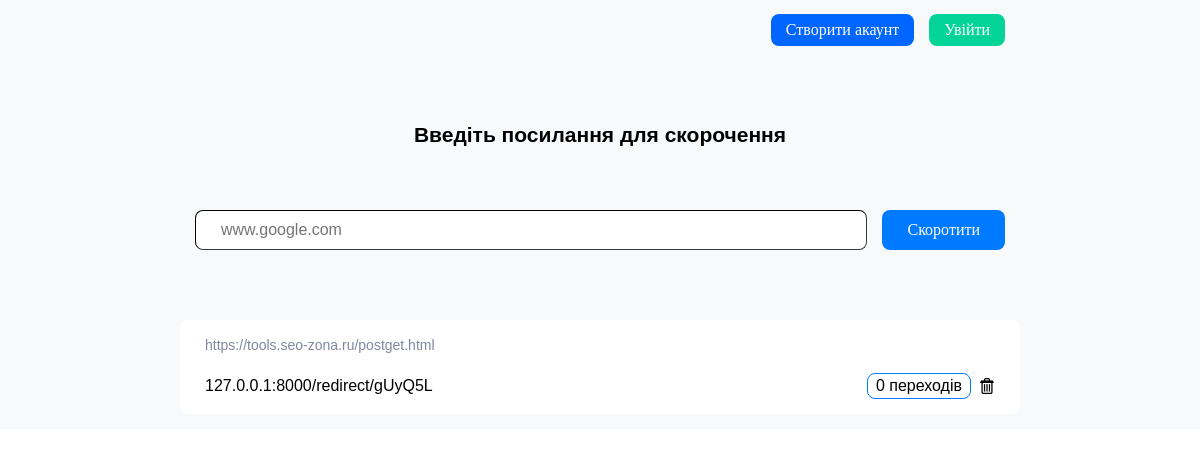
Before: / with the older database file.
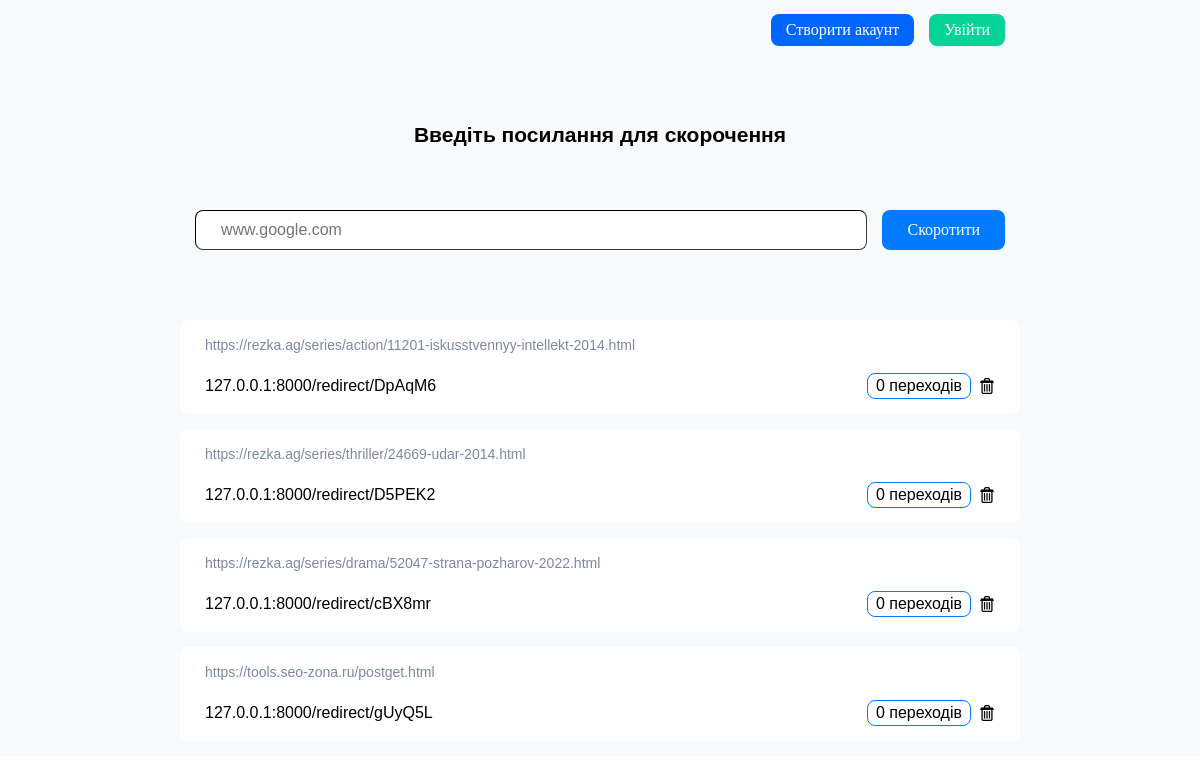
After: the same page with the newer database file.
### urlshorded/models.py (models this page shows, shortened)
class Links(models.Model):
    main_links = models.TextField(blank=False)
    short_links = models.TextField(blank=False)
    deleted = models.BooleanField(default=False)
    owner_id = models.ForeignKey(User, on_delete=models.CASCADE, null=True)
    owner_ip = models.ForeignKey('Guests', on_delete=models.CASCADE, null=True)
    def get_guest_data(self, ip='127.0.0.1'):
        guest = Guests()
        id_guest = guest.get_id_guests(ip)
        list_items = Links.objects.raw(
            f'SELECT *, (SELECT  count(id_links_id) FROM  urlshorded_clicktolinks WHERE id_links_id=urlshorded_links.id GROUP BY (id_links_id))  as cliks, (SELECT time_visit FROM urlshorded_clicktolinks WHERE id_links_id=urlshorded_links.id ORDER BY time_visit DESC LIMIT 1) as time_visit  FROM urlshorded_links WHERE (owner_ip_id={id_guest} AND  deleted=False) ORDER BY id DESC'
        )
        return list_items

### urlshorded/views.py (the view)
# urls.py: path('', homepage, name='home'),
def homepage(request):
    listcon = Links()
    ip_guest = get_client_ip(request)
    print(ip_guest)
    list_items = get_items_list(request)
    if request.method == 'POST':
        form = GetUrlForm(request.POST)
        if form.is_valid():
            add_new_url(request, form.cleaned_data['main_links'],)
            return redirect('home')
    else:
        form = GetUrlForm()
    param = {
        'list_items': list_items,
        'form': form,
    }
    return render(request, 'urlshorded/index.html', context=param)

### urlshorded/forms.py
class GetUrlForm(forms.Form):
    main_links = forms.CharField(label='', widget=forms.TextInput(attrs={'class': 'form_for_ulr',
                                                                         'placeholder': "www.google.com",
                                                                         }))

### urlshorded/models.py (called while the page is built)
    def get_id_guests(self, ip_guest: str):
        id_guest = Guests.objects.filter(ip=ip_guest)
        if id_guest:
            return id_guest[0].pk

    def find_guest(self, guest_ip):
        if Guests.objects.filter(ip=guest_ip):
            return True
        else:
            return False

### urlshorded/other.py (called while the page is built)
def get_client_ip(request) -> str:
    x_forwarded_for = request.META.get('HTTP_X_FORWARDED_FOR')
    if x_forwarded_for:
        ip = x_forwarded_for.split(',')[0]
    else:
        ip = request.META.get('REMOTE_ADDR')
    return ip

def get_items_list(request):
    listcon = Links()
    guestcon = Guests()
    if request.user.is_authenticated:
        return listcon.get_user_data(request.user.id)
    else:
        if guestcon.find_guest(get_client_ip(request)):
            return listcon.get_guest_data(get_client_ip(request))
        else:
            guestcon.add_new_guest(get_client_ip(request))

### urlshorded/templates/urlshorded/index.html (shortened to what this page needs)
{% load static %}
<!DOCTYPE html>
<html>
<head>
	<link rel="stylesheet" type="text/css" href="{% static 'urlshorded/css/style.css' %}">
</head>
<body>
<div class="main_page">
	<div class="conteiner">
		<div class="head">
			<div class="userbar" style="display:flex;">
				{% if request.user.is_authenticated %}
					<p style=" margin-right: 20px; font-size: 20px; font-family: ubuntu, sans-serif;">
						{{user.username}}
					</p>
					<a href="{% url 'logout'%}">
						<input type="submit" name="logout" value="Вийти" class="log_in">
					</a>
				{% else %}
					<a href="{% url 'reg'%}">
						<input type="submit" name="sign_up" value="Створити акаунт" class="create_akk">
					</a>
					<a href="{% url 'login_user' %}">
						<input type="submit" name="log_in" value="Увійти" class="log_in">
					</a>
				{% endif%}
			</div>
		</div>
		<div class="enter_link">
			<div class="main_title">
				<p>Введіть посилання для скорочення</p>
			</div>
			<div class="form_conteiner">
				<form class="fblock" action="{% url 'home' %}" method="post" >
					{{ form }}
					<input type="submit" name="shorten_link" value="Скоротити" class="shorten">
				</form>
			</div>
		</div>
		<div class="links_conteiner">
			{% for item in list_items %}
				<div class="item_link">
				<div class="block_top">
					<div class="url_main">
						<p>{{item.main_links}}</p>
					</div>
				</div>
				<div class="block_bottom">
					<div class="sh_link">
						<p>127.0.0.1:8000/redirect/{{item.short_links}}</p>
					</div>
					<div class="stat_and_dell">
						<div class="value_clicks">
							{% if item.cliks > 0 %}
								<p>{{ item.cliks }} переходи </p>
							{% else %}
								<p>0 переходів </p>
							{% endif %}
						</div>
						<div class="del_but">
							<a href="{% url 'del' id_link=item.pk %}">
								<input type="submit" name="del_link" class="dell" value="" >
							</a>
						</div>
					</div>
				</div>
			</div>
			{% endfor%}
		</div>
	</div>
</div>
</body>
</html>

### urlshorded/static/urlshorded/css/style.css (style rules this page uses)
*, *::before, *::after { box-sizing: border-box; }
body, h1, h2, h3, h4, p, ul[class], ol[class], li, figure, figcaption, blockquote, dl, dd { margin: 0; }
body { min-height: 100vh; scroll-behavior: smooth; text-rendering: optimizeSpeed; line-height: 1.5; }
a:not([class]) { text-decoration-skip-ink: auto; }
input, button, textarea, select { font: inherit; }
.main_page { width: 100%; display: flex; justify-content: center; background-color: #f8f9fa ; }
.conteiner { width: 70%; background-color: ; }
.head { width: 100%; height: 60px; display: flex; justify-content: right; align-items: center; border-radius: 4px; position: sticky; top: 0; }
.log_in { height: 32px; color: #fff; background-color: rgb(4, 212, 152); border-radius: 8px; border: none; margin-right: 15px; padding-left: 15px; padding-right: 15px; }
.create_akk { height: 32px; background-color: rgb(0, 102, 255); border-radius: 8px; border: none; margin-right: 15px; padding-left: 15px; padding-right: 15px; color: #fff; }
.enter_link { display: flex; flex-direction: column; }
.form_conteiner { display: flex; flex-direction: row; width: 100%; height: 60px; justify-content: center; }
.fblock { width:100%; display: flex; }
.form_for_ulr { height: 40px; border-radius: 8px; margin-right: 15px; margin-left: 15px; flex-basis: 90%; box-shadow: none; border-color: rgb(59, 59, 59); border-width: 0.5px; padding-left: 25px; font-size: 16px; font-family: ubuntu, sans-serif; }
.shorten { height: 40px; padding-left: 25px; padding-right: 25px; border-radius: 8px; background-color: #007bff; color: #fff; border: none; margin-right: 15px; }
.main_title { width: 100%; height: 150px; display: flex; justify-content: center; align-items: center; font-size: 21px; font-family: ubuntu, sans-serif; font-weight: 600; }
.links_conteiner { margin-top: 50px; width: 100%; display: flex; flex-direction: column; }
.item_link { background-color: #fff; font-family: ubuntu, sans-serif; display: flex; flex-direction: column; padding-left: 25px; padding-right: 25px; padding-bottom: 15px; padding-top: 15px; border-radius: 8px; margin-bottom: 15px; }
.block_top { width: 100%; display: flex; flex-direction: row; justify-content: space-between; }
.block_top p { font-size: 14px; color: #7e889f; height: 23px; }
.url_main { width:70%; text-overflow: ellipsis; overflow:hidden; }
.block_bottom { width: 100%; margin-top: 15px; display: flex; flex-direction: row; justify-content: space-between; align-items: center; }
.stat_and_dell { display: flex; flex-direction: row; align-items: center; }
.value_clicks { border: 1px solid; border-radius: 8px; border-color: #007bff; padding-left: 8px; padding-right: 8px; }
.del_but { width: 16px; height: 16px; margin-left: 8px; }
.dell { background-color: #fff; background-image: url("/static/urlshorded/images/dell.png/"); background-repeat : no-repeat; border: none; width: 100%; height: 100%; }

Changed rows visible on the page:
added Links: main_links "https://rezka.ag/series/action/11201-iskusstvennyy-intellekt-2014.html", short_links "DpAqM6", shows "0 переходів"
added Links: main_links "https://rezka.ag/series/thriller/24669-udar-2014.html", short_links "D5PEK2", shows "0 переходів"
added Links: main_links "https://rezka.ag/series/drama/52047-strana-pozharov-2022.html", short_links "cBX8mr", shows "0 переходів"
